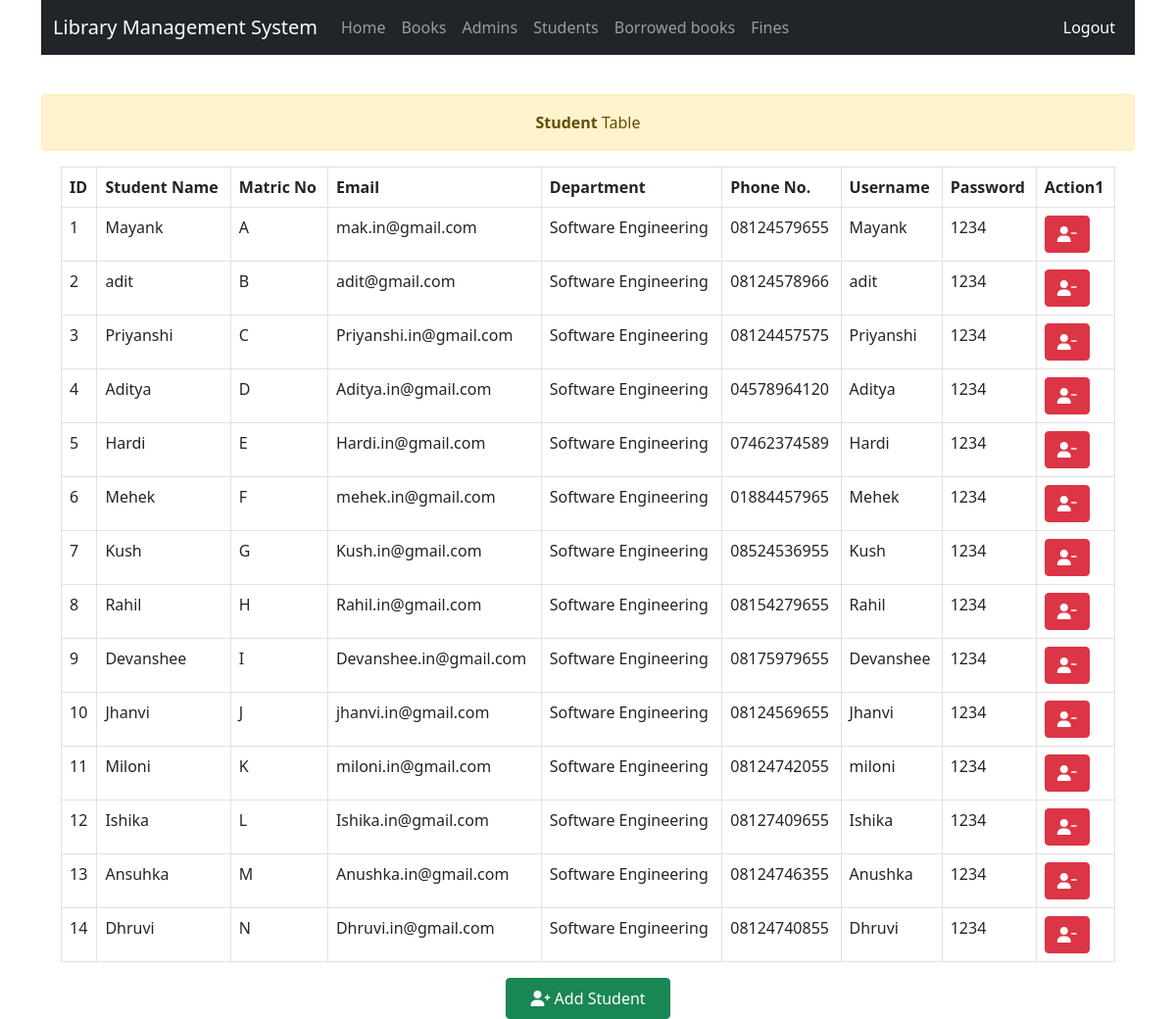
/viewstudents.php, run on the app's committed database.
### tables this page shows
CREATE TABLE `students` (
  `studentId` int(11) NOT NULL,
  `matric_no` varchar(30) NOT NULL,
  `password` varchar(150) NOT NULL,
  `username` varchar(150) NOT NULL,
  `email` varchar(60) NOT NULL,
  `dept` varchar(60) NOT NULL,
  `photo` text NOT NULL,
  `phoneNumber` varchar(11) NOT NULL,
  `name` varchar(60) NOT NULL
);

### viewstudents.php (the view, shortened to what this page needs)
<?php
require 'includes/db-inc.php';
include "includes/header.php";
?>
<div class="container">
	<?php include "includes/nav.php"; ?>
	<div class="alert alert-warning w-100 text-center">
		<strong>Student</strong> Table
	</div>
</div>
<div class="container col-lg-11 ">
	<div class="panel panel-default">
		<table class="table table-bordered">
			<thead>
				<tr>
					<th>ID</th>
					<th>Student Name</th>
					<th>Matric No</th>
					<th>Email</th>
					<th>Department</th>
					<th>Phone No.</th>
					<th>Username</th>
					<th>Password</th>
					<th>Action1</th>
				</tr>
			</thead>
			<?php
			$sql = "SELECT * FROM students";
			$query = mysqli_query($conn, $sql);
			$counter = 1;
			while ($row = mysqli_fetch_assoc($query)) {
			?>
				<tbody>
					<tr>
						<td><?php echo $counter++; ?></td>
						<td><?php echo $row['name']; ?></td>
						<td><?php echo $row['matric_no']; ?></td>
						<td><?php echo $row['email']; ?></td>
						<td><?php echo $row['dept']; ?></td>
						<td><?php echo $row['phoneNumber']; ?></td>
						<td><?php echo $row['username']; ?></td>
						<td><?php echo $row['password']; ?></td>
						<td>
							<form action="viewstudents.php" method="post">
								<button name="submit" class="btn btn-danger text-white"><i class="fas fa-user-minus"></i></button>
							</form>
						</td>
					</tr>
				</tbody>
			<?php } ?>
		</table>
		<div class="row justify-content-center">
			<div class="col-auto">
				<a class="btn btn-success px-4 py-2" href="addstudent.php"><i class="fas fa-user-plus"></i> Add Student</a>
			</div>
		</div>
	</div>
</div>
</body>
</html>

### includes/header.php (shortened to what this page needs)
<!DOCTYPE html>
<html>
<head>
    <link rel="stylesheet" type="text/css" href="css/bootstrap.min.css">
    <link rel="stylesheet" type="text/css" href="fontawesome/css/all.min.css">
    <link rel="stylesheet" type="text/css" href="css/style.css">
    <link rel="stylesheet" type="text/css" href="flickity/flickity.css">
    <link rel="stylesheet" type="text/css" href="css/sweetalert.css">
</head>
<body>

### includes/nav.php (shortened to what this page needs)
<nav class="navbar navbar-expand-lg navbar-dark bg-dark">
    <div class="container-fluid">
        <a class="navbar-brand" href="admin.php">Library Management System </a>
        <div class="collapse navbar-collapse" id="navbarNav">
            <ul class="navbar-nav">
                <li class="nav-item">
                    <a class="nav-link " aria-current="page" href="admin.php">Home</a>
                </li>
                <li class="nav-item">
                    <a class="nav-link" href="bookstable.php">Books</a>
                </li>
                <li class="nav-item">
                    <a class="nav-link" href="users.php">Admins</a>
                </li>
                <li class="nav-item">
                    <a class="nav-link" href="viewstudents.php">Students</a>
                </li>
                <li class="nav-item">
                    <a class="nav-link" href="borrowedbooks.php">Borrowed books</a>
                </li>
                <li class="nav-item">
                    <a class="nav-link" href="fines.php">Fines</a>
                </li>
            </ul>
            <ul class="navbar-nav ms-auto mb-2 mb-lg-0">
                <li class="nav-item ">
                    <a class="nav-link text-decoration-none active" href="logout.php">Logout</a>
                </li>
            </ul>
        </div>
    </div>
</nav>

### css/style.css (style rules this page uses)
body { overflow-x: hidden; }
.alert { margin-top: 40px; }

### data on the page
students: name "Mayank", matric_no "A", email "mak.in@gmail.com", dept "Software Engineering", phoneNumber "08124579655", username "Mayank", password "1234"
students: name "adit", matric_no "B", email "adit@gmail.com", dept "Software Engineering", phoneNumber "08124578966", username "adit", password "1234"
students: name "Priyanshi", matric_no "C", email "Priyanshi.in@gmail.com", dept "Software Engineering", phoneNumber "08124457575", username "Priyanshi", password "1234"
students: name "Aditya", matric_no "D", email "Aditya.in@gmail.com", dept "Software Engineering", phoneNumber "04578964120", username "Aditya", password "1234"
students: name "Hardi", matric_no "E", email "Hardi.in@gmail.com", dept "Software Engineering", phoneNumber "07462374589", username "Hardi", password "1234"
students: name "Mehek", matric_no "F", email "mehek.in@gmail.com", dept "Software Engineering", phoneNumber "01884457965", username "Mehek", password "1234"
students: name "Kush", matric_no "G", email "Kush.in@gmail.com", dept "Software Engineering", phoneNumber "08524536955", username "Kush", password "1234"
students: name "Rahil", matric_no "H", email "Rahil.in@gmail.com", dept "Software Engineering", phoneNumber "08154279655", username "Rahil", password "1234"
students: name "Devanshee", matric_no "I", email "Devanshee.in@gmail.com", dept "Software Engineering", phoneNumber "08175979655", username "Devanshee", password "1234"
students: name "Jhanvi", matric_no "J", email "jhanvi.in@gmail.com", dept "Software Engineering", phoneNumber "08124569655", username "Jhanvi", password "1234"
students: name "Miloni", matric_no "K", email "miloni.in@gmail.com", dept "Software Engineering", phoneNumber "08124742055", username "miloni", password "1234"
students: name "Ishika", matric_no "L", email "Ishika.in@gmail.com", dept "Software Engineering", phoneNumber "08127409655", username "Ishika", password "1234"
students: name "Ansuhka", matric_no "M", email "Anushka.in@gmail.com", dept "Software Engineering", phoneNumber "08124746355", username "Anushka", password "1234"
students: name "Dhruvi", matric_no "N", email "Dhruvi.in@gmail.com", dept "Software Engineering", phoneNumber "08124740855", username "Dhruvi", password "1234"
